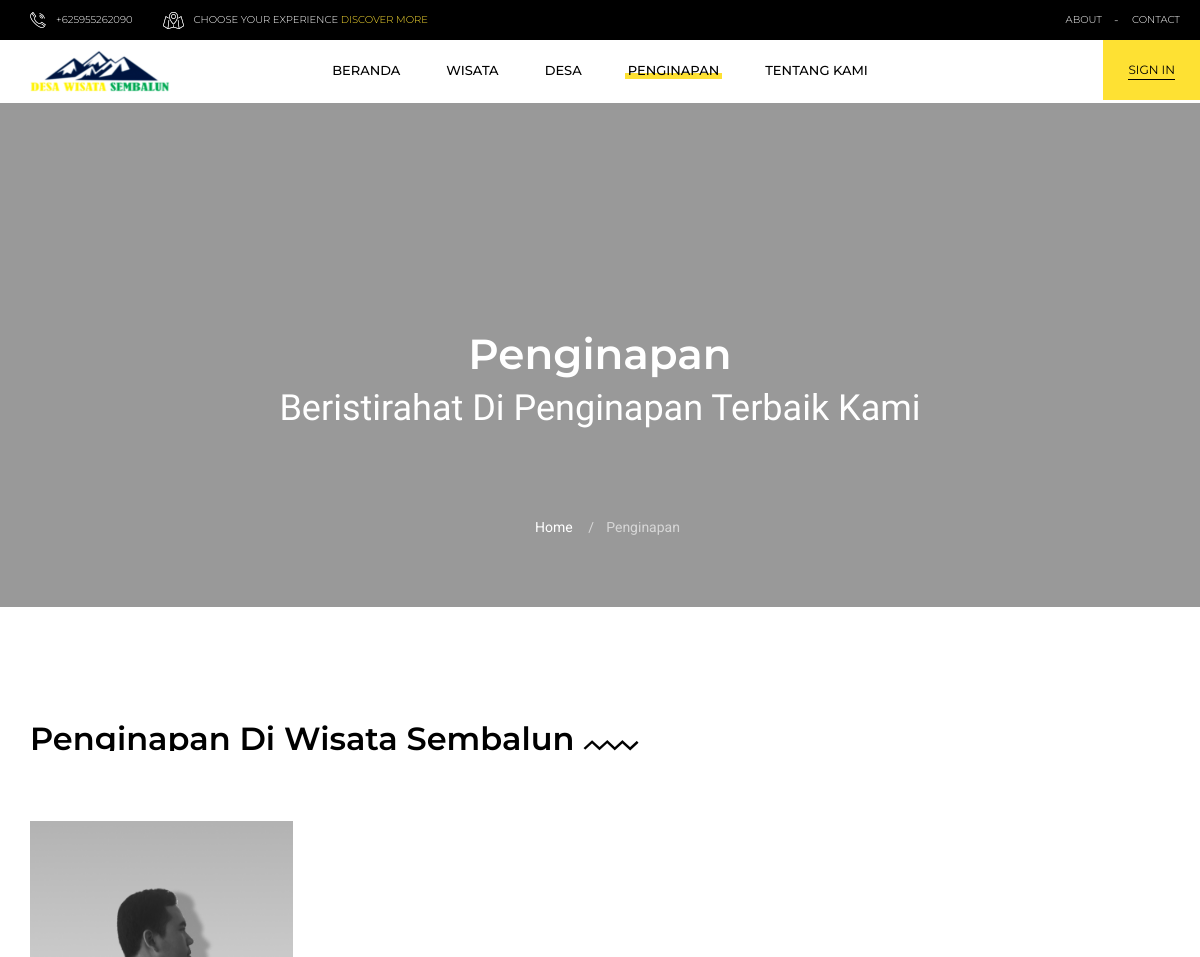
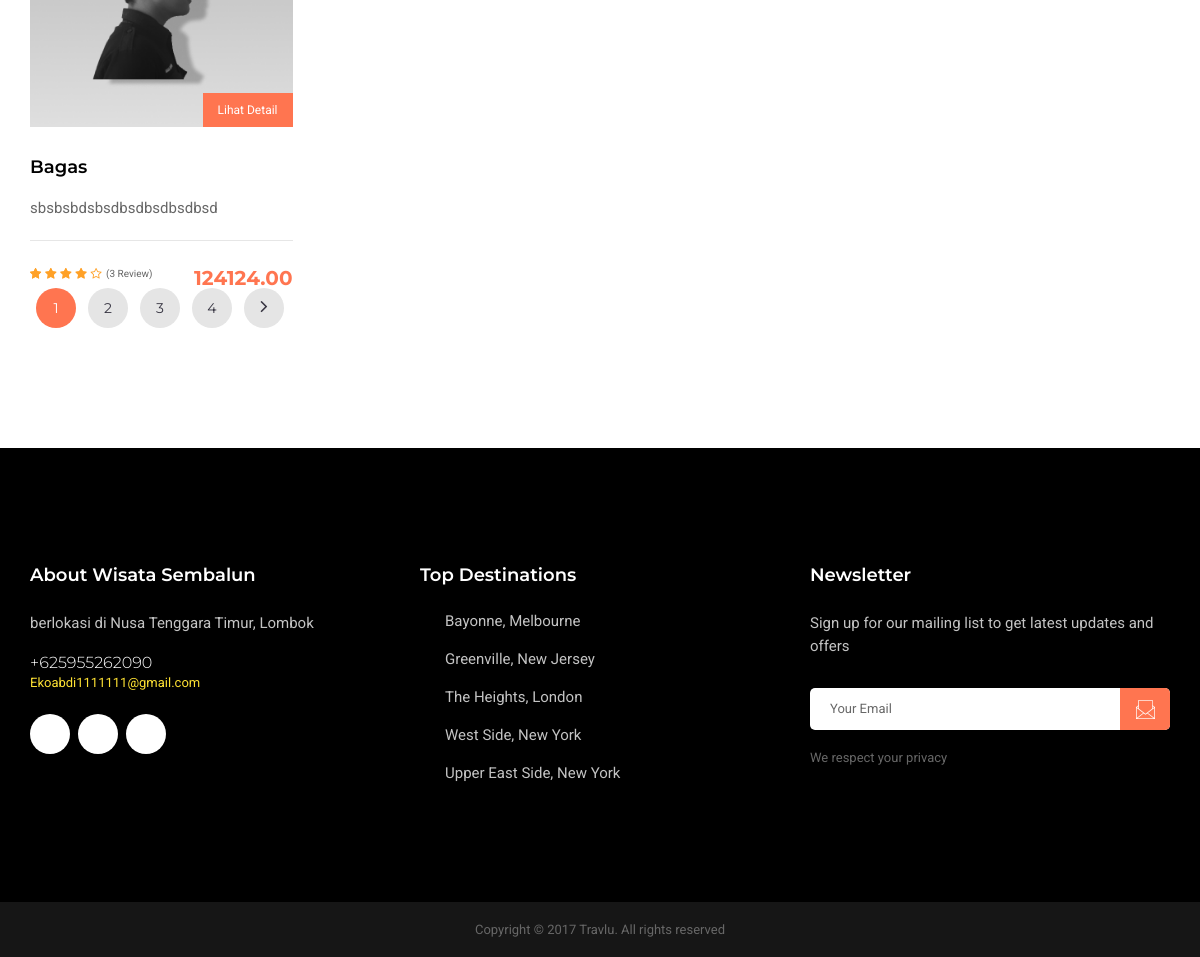
Screenshot of /booking.php with the database file from the repository (2 pictures, top to bottom).
### tables this page shows
CREATE TABLE `penginapan` (
  `id` int NOT NULL,
  `nama_penginapan` varchar(100) NOT NULL,
  `gambar_penginapan` varchar(255) DEFAULT NULL,
  `deskripsi_penginapan` text,
  `biaya` decimal(10,2) DEFAULT NULL,
  `rating` decimal(2,1) DEFAULT NULL,
  `fasilitas` text,
  `contact` varchar(20) DEFAULT NULL
);

### booking.php (the view, shortened to what this page needs)
<?php
    include 'db.php';
    $sql = "SELECT * FROM penginapan";
    $result = $conn->query($sql);
?>
<!doctype html>
	<html class="no-js" lang="zxx">
<head>
	<?php include 'includes/style.php'; ?>
</head>
<body>
	<div id="tg-wrapper" class="tg-wrapper tg-haslayout">
		<?php
			include 'includes/header.php';
		?>
		<?php
			include 'includes/slider_dt.php';
		?>
		<main id="tg-main" class="tg-main tg-sectionspace tg-haslayout">
			<div class="container">
				<div class="row">
					<div class="col-xs-12 col-sm-12 col-md-12 col-lg-12">
						<div id="tg-content" class="tg-content">
							<div class="tg-listing tg-booking">
								<div class="tg-sectiontitle">
									<h2>Penginapan di Wisata Sembalun</h2>
								</div>
								<div class="row">
								<?php if ($result->num_rows > 0): ?>
									<?php while ($row = $result->fetch_assoc()): ?>
										<div class="col-xs-6 col-sm-4 col-md-3 col-lg-3">
											<div class="tg-populartour">
												<figure>
													<a href="tourbookingdetail.html"><img src="admin/penginapan/<?php echo $row['gambar_penginapan']; ?>" alt="image destinations"></a>
													<button class="tg-descount"><a href="bookingdetail.php?id=<?= $row['id']; ?>" style="color:white">Lihat Detail</a></button>
												</figure>
												<div class="tg-populartourcontent">
													<div class="tg-populartourtitle">
														<h3><a href="tourbookingdetail.html"><?php echo $row['nama_penginapan']; ?></a></h3>
													</div>
													<div class="tg-description">
														<p><?php echo $row['deskripsi_penginapan']; ?></p>
													</div>
													<div class="tg-populartourfoot">
														<div class="tg-durationrating">
															<span class="tg-stars"><span></span></span>
															<em>(3 Review)</em>
														</div>
														<div class="tg-pricearea">
															<h4><?php echo $row['biaya']; ?></h4>
														</div>
													</div>
												</div>
											</div>
										</div>
									</div>
									<?php endwhile; ?>
								<?php else: ?>
									<p>Tidak ada data desa.</p>
								<?php endif; ?>
								</div>
								<div class="clearfix"></div>
								<nav class="tg-pagination">
									<ul>
										<li class="tg-active"><a href="javascript:void(0);">1</a></li>
										<li><a href="javascript:void(0);">2</a></li>
										<li><a href="javascript:void(0);">3</a></li>
										<li><a href="javascript:void(0);">4</a></li>
										<li class="tg-nextpage"><a href="javascript:void(0);"><i class="fa fa-angle-right"></i></a></li>
									</ul>
								</nav>
							</div>
						</div>
					</div>
				</div>
			</div>
		<?php include 'includes/footer.php'; ?>
</body>
</html>

### css/transitions.css (style rules this page uses)
*:after, *:before, p a, a, .tg-socialicons li a, .tg-roundicontext, .tg-roundicontext .tg-usericonholder, .owl-carousel .owl-dot span, .tg-trendingtrip figure img, .tg-trendingtrip .tg-hover .tg-stars, .tg-trendingtrip .tg-hover .tg-tourduration, .tg-trendingtrip .tg-hover .tg-pricearea, .tg-themetabnav li a img, .tg-post figure img, .tg-post figure .tg-hover, .tg-homesliderthumbnails .item figcaption, .tg-ourpartnersvtwo li figure a img, .tg-panel h4, .sub-menu, .mega-menu, .tg-topdestination figure figcaption, .tg-topdestination figure a img, .tg-btnviewall, .tg-share, .tg-bookingtabs .tg-themetabnav li a span, .tg-panel h4, .tg-panel h4:after, .tg-couponapply .form-group .tg-btn, .tg-cartitems, .tg-search .tg-destinations li a h3, .tg-navtbs li, .tg-navtbs li:after, .tg-destination figure a img, .tg-btnroundprev, .tg-btnroundnext, .tg-btnaddtocart span, .tg-prevpost a h2, .tg-nextpost a h2, .tg-tourdestination figure a img { -webkit-transition: all 300ms ease-in-out; -moz-transition: all 300ms ease-in-out; -ms-transition: all 300ms ease-in-out; -o-transition: all 300ms ease-in-out; transition: all 300ms ease-in-out; }

### css/color.css (style rules this page uses)
a, p a, p a:hover, a:hover, a:focus, a:active, .tg-stars span:after, .tg-btn:hover, .tg-featuretitle h2 span, .tg-populartourtitle h3 a:hover, .tg-pricearea h4, .tg-destinations li a:hover h3, .tg-guidecontenthead h4:hover a, .tg-bgdark .tg-destinations li a em, .tg-panel h4:hover, .tg-panel h4.active, .tg-contactinfoicon, .tg-contactinfoicon i, .tg-dropdownusermenu li a:hover, .tg-newcontent .tg-pricearea h4, .tg-widget.tg-widgetcatagories ul li:hover a, .tg-widget.tg-widgetcatagories ul li:hover:before, .tg-formicon i, .tg-bookingtabs .tg-themetabnav li:hover a span, .tg-bookingtabs .tg-themetabnav li.active a span, .tg-liststyle li:before, .tg-btnedit, .tg-widgetpersonprice ul li .tg-totalpayment em, .tg-widgetdashboard ul li:hover a, .tg-widgetdashboard ul li:hover a i, .tg-widgetdashboard ul li.selected a, .tg-widgetdashboard ul li.selected i, .tg-subtotal span, .tg-reply:hover, .tg-prevpost a:hover h2, .tg-nextpost a:hover h2, .tg-socialicons li a:hover i, .location_indicator:before { color: #ff7550; }
.tg-btn, .tg-descount, .tg-formnewsletter button, .tg-locationname, .tg-btnplay, .tg-findtourvfour, .tg-btntoggleform, .tg-pagination ul li.tg-active a, .tg-pagination ul li a:hover, .tg-select .dropdown-menu>.active>a, .tg-select .dropdown-menu>.active>a:focus, .tg-select .dropdown-menu>.active>a:hover, .tg-select .dropdown-menu.inner li a:hover, .tg-bookingtabs .tg-themetabnav li:hover a:before, .tg-bookingtabs .tg-themetabnav li.active a:before, .tg-couponapply .form-group .tg-btn:hover, .tg-widgetpersonprice ul li .tg-btn, .tg-dashboardcontent table tr .tg-btnview:hover, .tg-fulltourdetail .tg-totalprice .tg-totalpayment, .tg-imgholder .tg-btn:hover, .tg-btnarea .tg-btn, .tg-pkgplanfoot .tg-btn:hover, .tg-btnaddtocart:hover, .tg-formleavecomment .tg-btn { background:#ff7550; }

### rows the page displays
penginapan: gambar_penginapan (picture), nama_penginapan "Bagas", deskripsi_penginapan "sbsbsbdsbsdbsdbsdbsdbsd", biaya "124124.00"

### other values shown
$pageTitle "Penginapan"
$pageDesc "Beristirahat Di Penginapan Terbaik Kami"
$pageHome "Home"
$pageSide "Penginapan"
